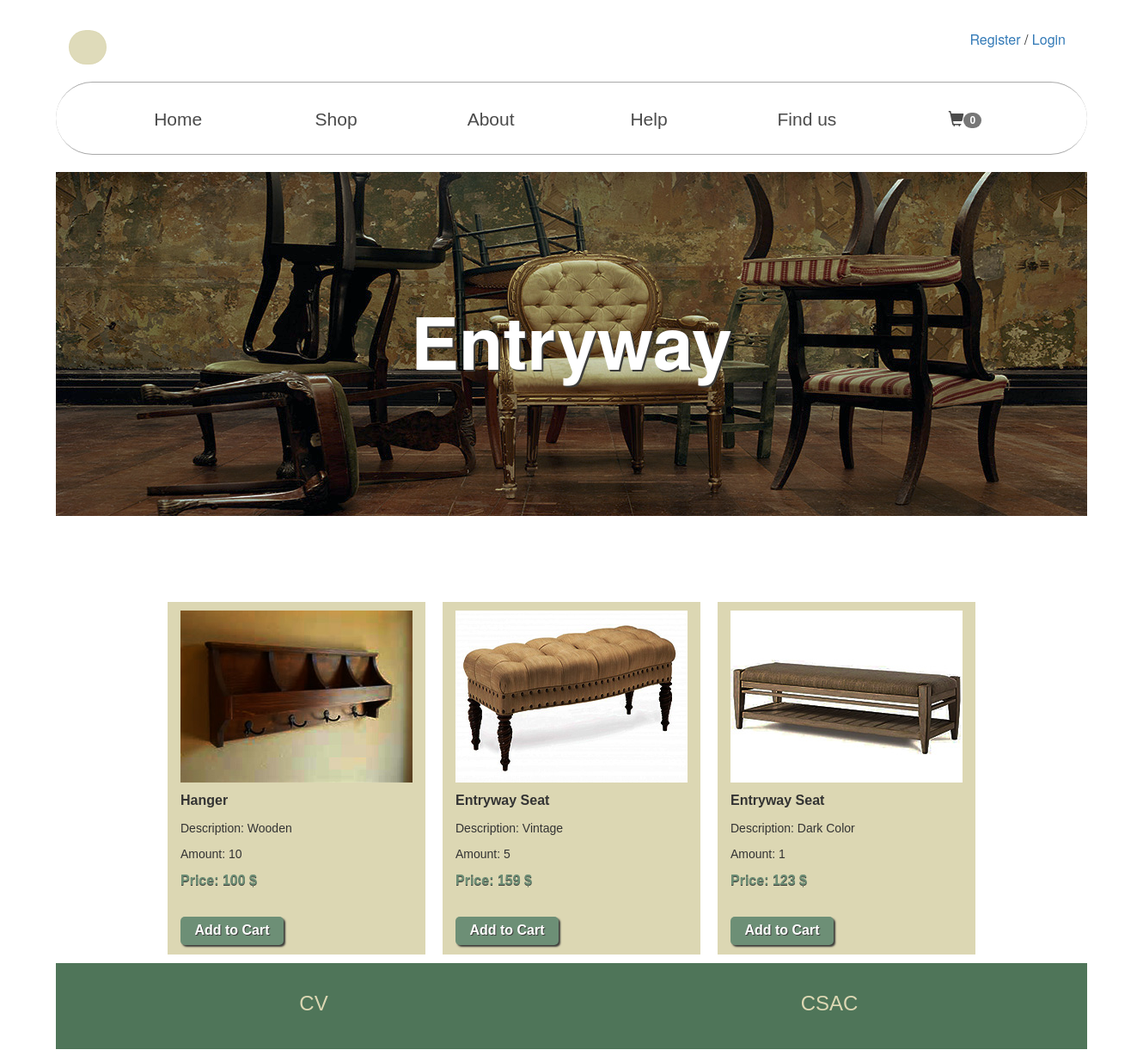
The page /produse.php?idul=1 on the database its author committed.
### tables this page shows
CREATE TABLE `categorie` (
  `id` int(250) NOT NULL,
  `nume` varchar(250) NOT NULL
);

CREATE TABLE `produs` (
  `id` int(250) NOT NULL,
  `nume` varchar(250) NOT NULL,
  `descriere` varchar(250) NOT NULL,
  `cantitate` int(250) NOT NULL,
  `pret` int(250) NOT NULL,
  `idcategorie` int(250) NOT NULL,
  `poza` varchar(200) NOT NULL
);

### htdocs/produse.php (the view, shortened to what this page needs)
<!DOCTYPE html>
<html>
<head>
	<link href = "css/bootstrap.min.css" rel = "stylesheet">
	<link type="text/css" rel="stylesheet" href="stil.css"/>
</head>
<body>
	<div id="container">
		<div id="nav">
			<div class="col-xs-12">
			<?php
			if(isset($_SESSION['utilizator']))
			{
				if($_SESSION['utilizator']==1){
					echo "<p><a href=adminpage.php>Go back to AdminPage</a></p>";
				}
				echo "<p><a href=logout.php>Log Out</a></p>";
				if(isset($_SESSION['nume'])){
					echo "<p>Welcome ".$_SESSION['nume']."! </p> ";
				}
			}
			else if(!isset($_SESSION['utilizator']))
				{
			echo "<p><a href=register.php>Register</a> / <a href=login.php>Login</a></p>";
			}
			?>
			<form id="search">
			<input type="text" tabindex="1">
			</form>
		</div></div>
		<div id="navbar1">
			<?php include "meniu.php"; ?>
		</div>
		<div id="header">
		<?php
		$id=$_GET['idul'];
			$sql1="SELECT * FROM categorie WHERE id=$id";
			$rez=mysqli_query($conn,$sql1);
			$row=mysqli_fetch_array($rez);
			echo"<h1>".$row['nume']."</h1>";
		?>
		</div>
		<div id="produse">
		<?php
		include "connect.php";
		$id=$_GET['idul'];
		$sql="SELECT * FROM produs WHERE idcategorie=$id";
		$rez=mysqli_query($conn,$sql);
		while($row=mysqli_fetch_array($rez)){
			echo "<div class=col-md-3>
			<p> <img src=".$row['poza']."> <br></p>
			<p class=text>".$row['nume']."</p>
			<p>Description: ".$row['descriere']."</p>
			<p>Amount: ".$row['cantitate']."</p>
			<p class=pret>Price: ".$row['pret']." $</p><br>
			<p><a href=addcart.php?idu=".$row['id']."&idc=".$id.">Add to Cart</a></p></div>";
		}
		?>
		</div>
		<div id="footer">
		<p class="col-md-6"><a href="index.html">CV</a></p>
		<p class="col-md-6"><a href="http://csac.ulbsibiu.ro/">CSAC</a></p>
		</div>
	</div>
</body>

### htdocs/meniu.php (shortened to what this page needs)
<ul>
	<li><a href="index.php">Home</a></li>
	<li class="dropdown"><a href="#">Shop</a>
		<?php
		include "connect.php";
		?>
	<li><a href="#">About</a></li>
	<li><a href="#">Help</a></li>
	<li><a href="#">Find us</a></li>
	<?php
	$count=0;
	if(isset($_SESSION['idutilizator'])){
		$idutilizator=$_SESSION['idutilizator'];
		$sql="SELECT * FROM cos WHERE idutilizator=$idutilizator";
		$rez=mysqli_query($conn,$sql);
		while($row=mysqli_fetch_array($rez)){
			$count=$count+1;
		}
		echo '<li><p><a href="cart.php"><span class="glyphicon glyphicon-shopping-cart" id="icon"></span><span class="badge">'.$count.'</span></a></p></li>';
	}
	else
		echo '<li><p><a href="cart.php"><span class="glyphicon glyphicon-shopping-cart" id="icon"></span><span class="badge">'.$count.'</span></a></p></li>';
	?>
</ul>

### htdocs/stil.css (style rules this page uses)
* { margin: 0px; padding: 0px; }
#icon { font-size: 18px; -webkit-transition: font-size 2s, transform 2s; transition: font-size 2s, transform 2s; }
form#search { padding-top: 20px; }
#search input[type=text] { margin: 0px; border: 1px solid; border-color: rgba(220, 215, 179, 0.9); border-radius: 50px; height: 40px; width: 40px; outline: none; font-size: small; font-family: Verdana, Geneva, sans-serif; transition: 1s; transition-timing-function: ease-out; background: rgba(220, 215, 179, 0.9) url(http://static.tumblr.com/ftv85bp/MIXmud4tx/search-icon.png) no-repeat 11px center; cursor: pointer; padding: 19px 10px 19px 32px; }
#container { margin: 15px auto; width: 1200px; }
#nav { width: 1200px; height: 70px; margin-bottom: 10px; }
#nav p { float: right; font-size: medium; padding-top: 20px; padding-bottom: 10px; padding-right: 10px; }
#navbar1 { width: 1200px; height: 85px; text-align: center; border-top: solid 1px #A9A9A9; border-bottom: solid 1px #A9A9A9; border-radius: 50px; }
#navbar1 ul { list-style-type: none; margin: 0; padding: 0; }
#navbar1 ul li { display: inline-block; position: relative; }
#navbar1 li a { display: inline-block; color: #4B4B4B; text-align: center; padding: 25px 50px; padding-top: 28px; text-decoration: none; font-size: 21px; font-family: Verdana, Geneva, sans-serif; width: 180px; }
#header { position: relative; margin-top: 10px; width: 1200px; height: 400px; background-image: url(categories/header.jpg); background-color: #4F7559; margin-bottom: 10px; }
#header h1 { color: white; text-align: center; padding: 150px 0px; text-shadow: 2px 2px #3C3C3A; font-weight: bold; font-size: 600%; }
#footer { clear: both; width: 1200px; height: 100px; margin-top: 10px; background-color: #4F7559; }
#footer p { padding-top: 30px; font-size: x-large; font-family: Verdana, Geneva, sans-serif; text-align: center; }
#footer a { text-decoration: none; color: #DCD7B3; }
#produse { font-family: Verdana, Geneva, sans-serif; width: 1200px; padding-top: 80px; padding-bottom: 100px; margin-left: 120px; }
#produse div { padding-top: 10px; height: 410px; margin: 10px; display: block; background-color: #DCD7B3; }
#produse a { display: block; width: 120px; height: 33px; background-color: #6D8F76; border-radius: 5px; box-shadow: 2px 2px 2px #3C3C3A; text-decoration: none; }
#produse p a { text-align: center; padding: 5px 0px; font-size: medium; font-weight: bold; color: white; text-shadow: 1px 1px #3C3C3A; }
#produse img { height:200; width:270; }
.text { font-size: medium; font-weight: bold; }
.pret { font-size: medium; font-weight: bold; color: #6D8F76; text-shadow: 0px 1px #3C3C3A; }

### rows shown on the page
categorie: nume "Entryway"
produs: poza (picture), nume "Hanger", descriere "Wooden", cantitate "10", pret "100"
produs: poza (picture), nume "Entryway Seat", descriere "Vintage", cantitate "5", pret "159"
produs: poza (picture), nume "Entryway Seat", descriere "Dark Color", cantitate "1", pret "123"

### other values the page prints
$count "0"
